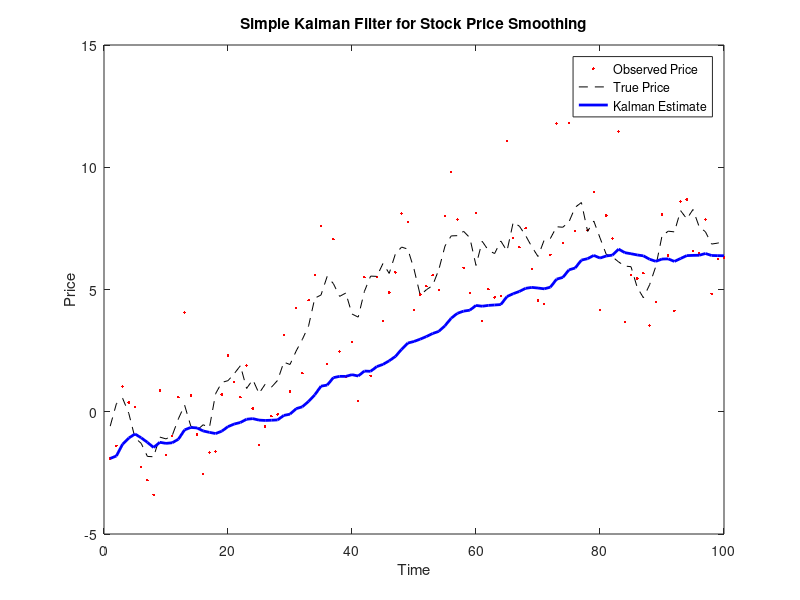

Write MATLAB code to recreate this figure.
clc; 
clear; 
close all;

% Generate synthetic stock price (true trend + noise)
n = 100;
true_price = cumsum(randn(n,1) * 0.5 + 0.1);     % Simulated upward trend
obs_noise = randn(n,1) * 2;                      % Observation noise
observed_price = true_price + obs_noise;

% Initialize Kalman filter variables
x_est = zeros(n,1);      % Estimated true price
P = zeros(n,1);          % Estimation error covariance
Q = 0.01;                % Process noise variance
R = 4;                   % Observation noise variance

% Initial estimates
x_est(1) = observed_price(1);
P(1) = 1;

% Kalman Filter loop
for t = 2:n
    % Prediction step
    x_pred = x_est(t-1);         % Predict next state
    P_pred = P(t-1) + Q;         % Predict error covariance

    % Kalman gain
    K = P_pred / (P_pred + R);

    % Update step
    x_est(t) = x_pred + K * (observed_price(t) - x_pred);
    P(t) = (1 - K) * P_pred;
end

% Plotting results
figure;
plot(1:n, observed_price, 'r.', 'DisplayName', 'Observed Price');
hold on;
plot(1:n, true_price, 'k--', 'DisplayName', 'True Price');
plot(1:n, x_est, 'b-', 'LineWidth', 2, 'DisplayName', 'Kalman Estimate');
legend();
xlabel('Time'); ylabel('Price');
title('Simple Kalman Filter for Stock Price Smoothing');
